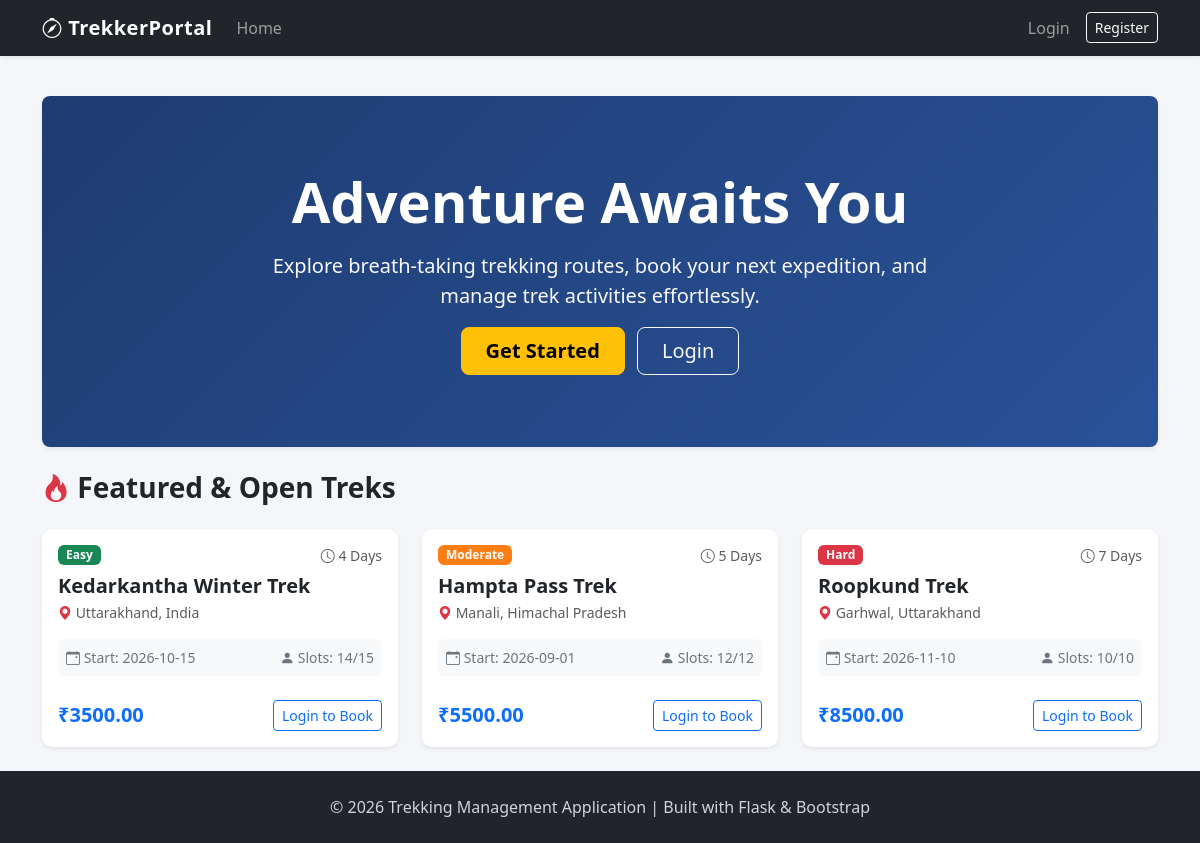
The page / on the database its author committed.
### models.py (models this page shows, shortened)
class Trek(db.Model):
    __tablename__ = 'treks'
    id = db.Column(db.Integer, primary_key=True)
    name = db.Column(db.String(100), nullable=False)
    location = db.Column(db.String(100), nullable=False)
    difficulty = db.Column(db.String(20), nullable=False)  # 'Easy', 'Moderate', 'Hard'
    duration_days = db.Column(db.Integer, nullable=False)
    total_slots = db.Column(db.Integer, nullable=False)
    available_slots = db.Column(db.Integer, nullable=False)
    price = db.Column(db.Float, nullable=False, default=0.0)
    status = db.Column(db.String(20), nullable=False, default='Open')  # 'Open', 'Closed', 'Completed'
    start_date = db.Column(db.String(20), nullable=False)
    end_date = db.Column(db.String(20), nullable=False)
    assigned_staff_id = db.Column(db.Integer, db.ForeignKey('users.id'), nullable=True)
    created_at = db.Column(db.DateTime, default=datetime.utcnow)
    bookings = db.relationship('Booking', backref='trek', lazy=True, cascade='all, delete-orphan')

### app.py (the view)
@app.route('/')
def index():
    open_treks = Trek.query.filter_by(status='Open').all()
    return render_template('index.html', treks=open_treks)

### app.py (called while the page is built)
def is_logged_in():
    return 'user_id' in session

def get_current_user():
    if is_logged_in():
        return User.query.get(session['user_id'])
    return None

@app.context_processor
def inject_user():
    return dict(current_user=get_current_user())

### templates/index.html (shortened to what this page needs)
{% extends "base.html" %}
{% block content %}
<div class="p-5 mb-4 bg-dark text-white rounded-3 shadow-sm text-center position-relative overflow-hidden" style="background: linear-gradient(135deg, #1e3c72 0%, #2a5298 100%);">
    <div class="container-fluid py-4">
        <h1 class="display-4 fw-bold mb-3"> Adventure Awaits You</h1>
        <p class="fs-5 col-md-8 mx-auto text-light">Explore breath-taking trekking routes, book your next expedition, and manage trek activities effortlessly.</p>
        {% if not current_user %}
            <a href="{{ url_for('register') }}" class="btn btn-warning btn-lg px-4 me-2 fw-bold">Get Started</a>
            <a href="{{ url_for('login') }}" class="btn btn-outline-light btn-lg px-4">Login</a>
        {% endif %}
    </div>
</div>
<div class="d-flex justify-content-between align-items-center mb-4">
    <h3 class="fw-bold mb-0"><i class="bi bi-fire text-danger"></i> Featured & Open Treks</h3>
</div>
{% if treks %}
    <div class="row row-cols-1 row-cols-md-3 g-4">
        {% for trek in treks %}
            <div class="col">
                <div class="card h-100 shadow-sm">
                    <div class="card-body d-flex flex-column">
                        <div class="d-flex justify-content-between align-items-center mb-2">
                            <span class="badge {% if trek.difficulty == 'Easy' %}badge-easy{% elif trek.difficulty == 'Moderate' %}badge-moderate{% else %}badge-hard{% endif %} px-2 py-1">
                                {{ trek.difficulty }}
                            </span>
                            <small class="text-muted"><i class="bi bi-clock"></i> {{ trek.duration_days }} Days</small>
                        </div>
                        <h5 class="card-title fw-bold text-dark mb-1">{{ trek.name }}</h5>
                        <p class="text-muted small mb-3"><i class="bi bi-geo-alt-fill text-danger"></i> {{ trek.location }}</p>
                        <div class="bg-light p-2 rounded mb-3">
                            <div class="d-flex justify-content-between small text-secondary">
                                <span><i class="bi bi-calendar-event"></i> Start: {{ trek.start_date }}</span>
                                <span><i class="bi bi-person-fill"></i> Slots: {{ trek.available_slots }}/{{ trek.total_slots }}</span>
                            </div>
                        </div>
                        <div class="mt-auto d-flex justify-content-between align-items-center pt-2">
                            <h5 class="text-primary fw-bold mb-0">₹{{ "%.2f"|format(trek.price) }}</h5>
                            {% if current_user and current_user.role == 'User' %}
                                <form action="{{ url_for('book_trek', trek_id=trek.id) }}" method="POST">
                                    <button type="submit" class="btn btn-sm btn-success" {% if trek.available_slots <= 0 %}disabled{% endif %}>
                                        <i class="bi bi-ticket-perforated"></i> Book Now
                                    </button>
                                </form>
                            {% elif not current_user %}
                                <a href="{{ url_for('login') }}" class="btn btn-sm btn-outline-primary">Login to Book</a>
                            {% endif %}
                        </div>
                    </div>
                </div>
            </div>
        {% endfor %}
    </div>
{% else %}
    <div class="alert alert-info text-center p-4">
        <h5>No open treks available at the moment.</h5>
        <p class="mb-0">Please check back later or contact admin for upcoming trekking routes.</p>
    </div>
{% endif %}
{% endblock %}

### static/css/style.css (style rules this page uses)
body { background-color: #f4f6f9; font-family: 'Segoe UI', Tahoma, Geneva, Verdana, sans-serif; min-height: 100vh; display: flex; flex-direction: column; }
.card { border-radius: 10px; border: none; box-shadow: 0 4px 12px rgba(0, 0, 0, 0.05); transition: transform 0.2s ease, box-shadow 0.2s ease; }
.badge-easy { background-color: #198754; }
.badge-moderate { background-color: #fd7e14; }
.badge-hard { background-color: #dc3545; }

### rows shown on the page
Trek: difficulty "Easy", duration_days "4", name "Kedarkantha Winter Trek", location "Uttarakhand, India", start_date "2026-10-15", available_slots "14", total_slots "15", price "3500.00"
Trek: difficulty "Moderate", duration_days "5", name "Hampta Pass Trek", location "Manali, Himachal Pradesh", start_date "2026-09-01", available_slots "12", total_slots "12", price "5500.00"
Trek: difficulty "Hard", duration_days "7", name "Roopkund Trek", location "Garhwal, Uttarakhand", start_date "2026-11-10", available_slots "10", total_slots "10", price "8500.00"
